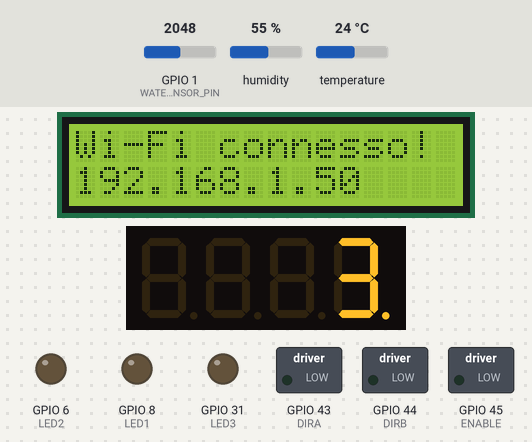
Simulated run of this sketch. Board: ESP32-S3. On the bench: 16×2 character LCD, 4-digit seven-segment display, switched loads named in the sketch (green lamp = pin HIGH), output pins drawn as LEDs (lit = HIGH). Inputs (shaded band) come from the test bench; at power-on: temperature 24 °C, GPIO 1 (WATER_SENSOR_PIN) = 2048, humidity 55 %. WiFi joins after 1.5 s; servers stay silent unless stated; network time is answered at once with the bench clock; the local clock reads 2024-03-15 10:24:30 at power-on unless the sketch sets it; no MQTT or app messages arrive unless stated; what the sketch prints to the serial monitor is not drawn.

Above: at 1.6 s.
At 4.8 s:
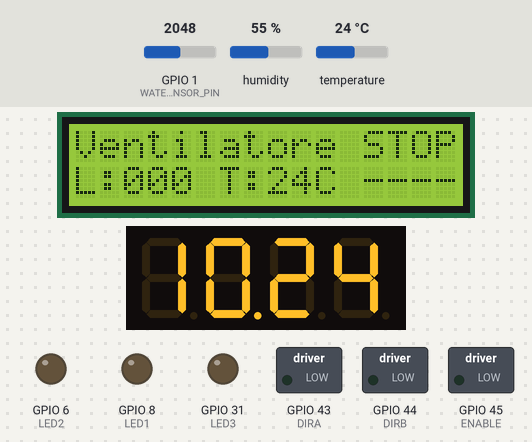
4.9 s: temperature set to 12 °C
At 7.9 s:
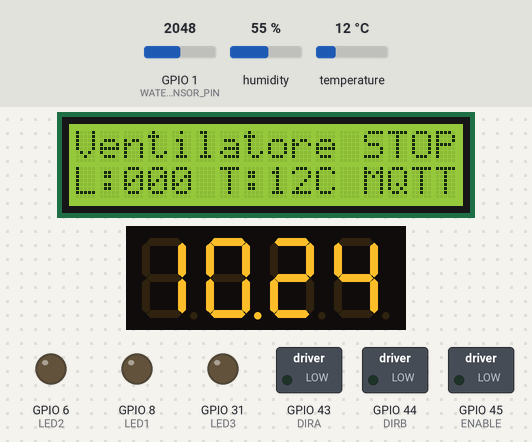
8.7 s: temperature set to 19 °C
At 12.2 s:
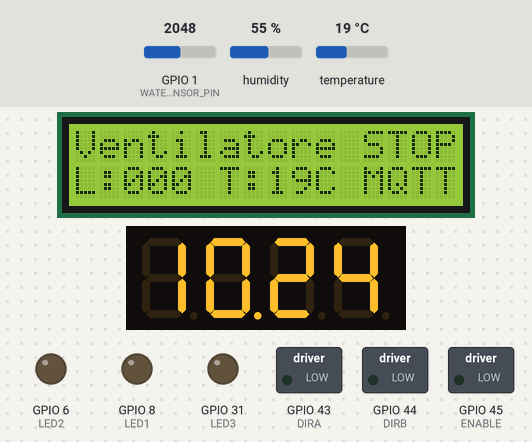
14.2 s: temperature set to 28 °C
At 16.5 s:
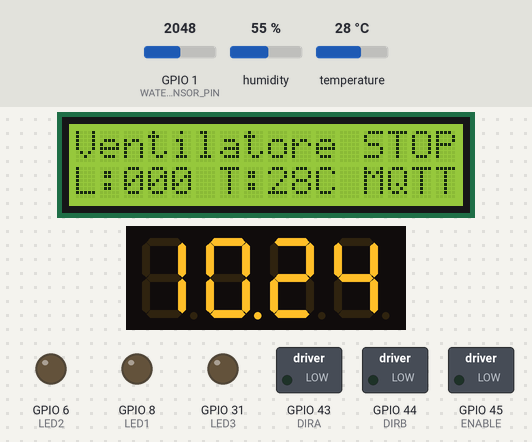
Timing chart, 0 to 18.0 s (numbered marks = the images above; inputs shaded):
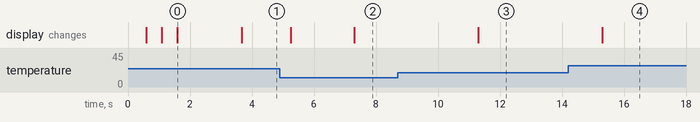

The sketch:

firmware.ino
```cpp
#include <LiquidCrystal.h>
#include <SPI.h>
#include <WiFi.h>
#include <WiFiUdp.h>
#include <ArduinoJson.h>
#include <DHT.h>
#include <SevSeg.h>
#include <NTPClient.h>
#include <PubSubClient.h>

// Pin per lo schermo LCD
const int rs = 12, en = 11, d4 = 5, d5 = 4, d6 = 3, d7 = 2;
LiquidCrystal lcd(rs, en, d4, d5, d6, d7);

// Pin per il ventilatore
#define ENABLE 45
#define DIRA   43
#define DIRB   44

// Pin per i LED
#define LED1 8
#define LED2 6
#define LED3 31

// Pin per il sensore DHT11
#define DHTPIN  A3
#define DHTTYPE DHT11
DHT dht(DHTPIN, DHTTYPE);

// Pin per il sensore del livello dell'acqua
#define WATER_SENSOR_PIN A0

// Display a 7 segmenti
SevSeg sevseg;

// Credenziali Wi-Fi e MQTT
String WIFI_SSID = "<SSID_WIFI>";
String WIFI_PASS = "<PASS_WIFI";
String MQTT_BROKER = "";
const int   MQTT_PORT = 1883;

// Prefisso e topic MQTT
const char* MY_PREFIX = "progettoIOT";
char TOPIC_LED[60];
char TOPIC_VENTILATORE[60];
char TOPIC_TEMPERATURA[60];
char TOPIC_UMIDITA[60];
char TOPIC_ACQUA[60];
char TOPIC_STATUS[60];

// Client Wi-Fi e MQTT
WiFiClient   wifiClient;
PubSubClient mqttClient(wifiClient);

// Orario internet
WiFiUDP   ntpUDP;
NTPClient timeClient(ntpUDP, "europe.pool.ntp.org", 7200, 60000); // ora legale

// Stato del motore
int  motorSpeed     = 0;
bool direzioneMotore = true;   // true = avanti, false = indietro
bool motoreInMovimento   = false;

// Gestione dei delay e dei sensori
unsigned long lastSensorRead    = 0;
unsigned long lastLcdUpdate     = 0;
unsigned long lastDataSend      = 0;
unsigned long lastMqttReconnect = 0;
unsigned long lastWaterRead     = 0;

const long SENSOR_INTERVAL       = 2000;
const long LCD_INTERVAL          = 1000;
const long SEND_INTERVAL         = 10000;
const long MQTT_RECONNECT_INTERVAL = 5000;
const long WATER_INTERVAL        = 3000;

int temperatura  = 0;
int umidita = 0;
int livelloAcqua = 0;

// Funzione di supporto per leggere una stringa intera dal Monitor Seriale
String leggiSeriale() {
  while (!Serial.available()) {
    // Aspetta che l'utente scriva qualcosa
    delay(50);
  }
  String input = Serial.readStringUntil('\n');
  input.trim(); // Rimuove spazi bianchi o caratteri di invio (\r, \n) extra
  return input;
}

void setup() {
  Serial.begin(9600);

  // LCD
  lcd.begin(16, 2);
  // lcd.print("Esegui config su");
  // lcd.setCursor(0, 1);
  // lcd.print("monitor seriale");
  // Aspetta che la porta seriale sia pronta (utile su alcune schede come Arduino Leonardo/Mega/ESP32)
  while (!Serial) { ; }

  snprintf(TOPIC_LED,         sizeof(TOPIC_LED),         "%s/led",         MY_PREFIX);
  snprintf(TOPIC_VENTILATORE, sizeof(TOPIC_VENTILATORE), "%s/ventilatore",  MY_PREFIX);
  snprintf(TOPIC_TEMPERATURA, sizeof(TOPIC_TEMPERATURA), "%s/temperatura",  MY_PREFIX);
  snprintf(TOPIC_UMIDITA,     sizeof(TOPIC_UMIDITA),     "%s/umidita",      MY_PREFIX);
  snprintf(TOPIC_ACQUA,       sizeof(TOPIC_ACQUA),       "%s/acqua",        MY_PREFIX);
  snprintf(TOPIC_STATUS,      sizeof(TOPIC_STATUS),      "%s/stato",        MY_PREFIX);

  // Richiesta input credenziali da Monitor Seriale
  // Serial.println("\n--- CONFIGURAZIONE INIZIALE ---");

  Serial.print("SSID Wi-Fi: ");
  // WIFI_SSID = leggiSeriale();
  Serial.println(WIFI_SSID); // Mostra di conferma il testo inserito

  Serial.print("Password: ");
  // WIFI_PASS = leggiSeriale();
  Serial.println(WIFI_PASS); // Nasconde la password a schermo per sicurezza

  Serial.print("Broker MQTT: ");
  MQTT_BROKER = "wireself.duckdns.org";
  Serial.println(MQTT_BROKER);
  // Serial.println("-------------------------------\n");

  // Ventilatore
  pinMode(ENABLE, OUTPUT);
  pinMode(DIRA,   OUTPUT);
  pinMode(DIRB,   OUTPUT);
  digitalWrite(ENABLE, LOW);
  digitalWrite(DIRA,   LOW);
  digitalWrite(DIRB,   LOW);

  // LED
  pinMode(LED1, OUTPUT);  digitalWrite(LED1, LOW);
  pinMode(LED2, OUTPUT);  digitalWrite(LED2, LOW);
  pinMode(LED3, OUTPUT);  digitalWrite(LED3, LOW);

  // Sensore temperatura
  dht.begin();

  // Sensore acqua
  pinMode(WATER_SENSOR_PIN, INPUT);

  // Display 7 segmenti
  byte numDigits = 4;
  byte digitPins[] = {26, 25, 24, 23};
  byte segmentPins[] = {21, 22, 17, 15, 14, 20, 18, 16};
  sevseg.begin(COMMON_CATHODE, numDigits, digitPins, segmentPins, false, false, false, false);
  sevseg.setBrightness(90);

  // Wi-Fi
  if (WiFi.status() == WL_NO_SHIELD) {
    Serial.println("ERRORE: Wi-Fi Shield non rilevata!");
    lcd.clear();
    lcd.print("ERRORE Wi-Fi");
    lcd.setCursor(0, 1);
    lcd.print("Shield non trovata");
    while (true) {
      sevseg.setNumber(8888, 0);
      sevseg.refreshDisplay();
    }
  }

  lcd.clear();
  lcd.print("Connessione WiFi");
  lcd.setCursor(0, 1);
  lcd.print("in corso...");

  // Avvio connessione usando le stringhe ricevute in input (.c_str() serve a convertirle nel formato accettato dalla libreria)
  WiFi.begin(WIFI_SSID.c_str(), WIFI_PASS.c_str());

  int timeout = 0;
  while (WiFi.status() != WL_CONNECTED && timeout < 30) {
    delay(500);
    Serial.print(".");
    timeout++;
    sevseg.setNumber(timeout, 0);
    sevseg.refreshDisplay();
  }

  if (WiFi.status() == WL_CONNECTED) {
    IPAddress ip = WiFi.localIP();
    Serial.println("Connesso al Wi-Fi!");
    Serial.print("IP: ");  Serial.println(ip);

    byte mac[6];
    WiFi.macAddress(mac);
    Serial.print("MAC: "); stampaMAC(mac);

    lcd.clear();
    lcd.print("Wi-Fi connesso!  ");
    lcd.setCursor(0, 1);
    lcd.print(ip);

    timeClient.begin();
    timeClient.update();
    Serial.println("Orologio internet (NTP) sincronizzato.");
    delay(2000);
  } else {
    Serial.println("\nConnessione al Wi-Fi fallita.");
    lcd.clear();
    lcd.print("ERRORE Wi-Fi");
    lcd.setCursor(0, 1);
    lcd.print("Conn. fallita");
  }

  // Configurazione MQTT utilizzando l'IP ricevuto in input
  mqttClient.setServer(MQTT_BROKER.c_str(), MQTT_PORT);
  mqttClient.setCallback(mqttCallback);
  mqttClient.setKeepAlive(60);
  mqttClient.setBufferSize(512); // Buffer per JSON

  riconnettiMQTT();

  lcd.clear();
  aggiornaLCD();
}

void loop() {
  if (!mqttClient.connected()) {
    riconnettiMQTT();
  }
  mqttClient.loop();

  timeClient.update();
  aggiornaSevenSegDisplay();

  unsigned long now = millis();

  if (now - lastSensorRead >= SENSOR_INTERVAL) {
    leggiDHT11();
    lastSensorRead = now;
  }

  if (now - lastWaterRead >= WATER_INTERVAL) {
    leggiLivelloAcqua();
    lastWaterRead = now;
  }

  if (now - lastLcdUpdate >= LCD_INTERVAL) {
    aggiornaLCD();
    lastLcdUpdate = now;
  }

  if (now - lastDataSend >= SEND_INTERVAL) {
    inviaTemperatura();
    inviaUmidita();
    inviaLivelloAcqua();
    lastDataSend = now;
  }
}

// Riconnessione MQTT
void riconnettiMQTT() {
  unsigned long now = millis();
  if (now - lastMqttReconnect < MQTT_RECONNECT_INTERVAL) return;
  lastMqttReconnect = now;

  Serial.print("\nConnessione al broker MQTT...");

  // Client ID univoco basato sul MAC
  byte mac[6];
  WiFi.macAddress(mac);
  char clientId[30];
  snprintf(clientId, sizeof(clientId), "Arduino-%02X%02X", mac[5], mac[4]);

  if (mqttClient.connect(clientId)) {
    Serial.println(" CONNESSO!");
    Serial.print("Client ID: "); Serial.println(clientId);

    // Iscrizione ai topic
    mqttClient.subscribe(TOPIC_LED);
    mqttClient.subscribe(TOPIC_VENTILATORE);
    Serial.print("Sottoscritto a: "); Serial.println(TOPIC_LED);
    Serial.print("Sottoscritto a: "); Serial.println(TOPIC_VENTILATORE);

    pubblicaStato();

    lcd.clear();
    lcd.setCursor(0, 0);
    lcd.print("Connesso a MQTT");
    lcd.setCursor(0, 1);
    lcd.print(MY_PREFIX);
    delay(2000);
    aggiornaLCD();
  } else {
    int rc = mqttClient.state();
    Serial.print(" FALLITO! rc=");
    Serial.println(rc);
    /*
      Codici di errore PubSubClient:
      -4 = MQTT_CONNECTION_TIMEOUT
      -3 = MQTT_CONNECTION_LOST
      -2 = MQTT_CONNECT_FAILED
      -1 = MQTT_DISCONNECTED
       1 = MQTT_CONNECT_BAD_PROTOCOL
       2 = MQTT_CONNECT_BAD_CLIENT_ID
       3 = MQTT_CONNECT_UNAVAILABLE
       4 = MQTT_CONNECT_BAD_CREDENTIALS
       5 = MQTT_CONNECT_UNAUTHORIZED
    */
    lcd.clear();
    lcd.print("ERRORE MQTT");
    lcd.setCursor(0, 1);
    lcd.print("rc="); lcd.print(rc);
    delay(2000);
    aggiornaLCD();
  }
}

void mqttCallback(char* topic, byte* payload, unsigned int length) {
  Serial.print("\n[MQTT IN] topic: ");
  Serial.println(topic);

  // Converti payload in stringa
  char message[length + 1];
  memcpy(message, payload, length);
  message[length] = '\0';
  Serial.print("payload: ");
  Serial.println(message);

  StaticJsonDocument<300> doc;
  DeserializationError error = deserializeJson(doc, message);

  if (error) {
    Serial.print("JSON error: ");
    Serial.println(error.c_str());
    return;
  }

  // Handler LED
  if (strcmp(topic, TOPIC_LED) == 0) {
    if (doc.containsKey("led") && doc.containsKey("stato")) {
      int ledNum = doc["led"];
      int stato  = doc["stato"];
      int pin = -1;

      if      (ledNum == 8)  pin = LED1;
      else if (ledNum == 6)  pin = LED2;
      else if (ledNum == 31) pin = LED3;

      if (pin != -1) {
        digitalWrite(pin, stato ? HIGH : LOW);
        Serial.print("LED pin "); Serial.print(ledNum);
        Serial.println(stato ? " ACCESO" : " SPENTO");
      } else {
        Serial.println("Errore: Il numero ricevuto non corrisponde a nessun LED mappato!");
      }
      pubblicaStato();
    }
  }

  // Handler ventilatore
  if (strcmp(topic, TOPIC_VENTILATORE) == 0) {
    if (doc.containsKey("velocita")) {
      int newSpeed = doc["velocita"];
      if (newSpeed >= 0 && newSpeed <= 255) {
        motorSpeed = newSpeed;
        Serial.print("Velocita impostata: "); Serial.println(motorSpeed);
        if (motoreInMovimento) impostaVelocitaMotore(motorSpeed);
      }
    }

    if (doc.containsKey("stato")) {
      String cmd = doc["stato"].as<String>();
      if (cmd == "avanti") {
        direzioneMotore = true;
        motoreInMovimento   = true;
        impostaDirezioneMotore(true);
        impostaVelocitaMotore(motorSpeed > 0 ? motorSpeed : 128);  // default 50% se non impostata
        Serial.println("Ventilatore AVANTI");
      } else if (cmd == "indietro") {
        direzioneMotore = false;
        motoreInMovimento   = true;
        impostaDirezioneMotore(false);
        impostaVelocitaMotore(motorSpeed > 0 ? motorSpeed : 128);
        Serial.println("Ventilatore INDIETRO");
      } else if (cmd == "stop") {
        motoreInMovimento = false;
        fermaMotore();
        Serial.println("Ventilatore STOP");
      } else {
        Serial.print("Comando sconosciuto: "); Serial.println(cmd);
      }
    }
    pubblicaStato();
  }
}

// Invio della temperatura
void inviaTemperatura() {
  if (!mqttClient.connected()) return;

  StaticJsonDocument<200> doc;
  doc["temperatura"] = temperatura;

  char payload[200];
  serializeJson(doc, payload);

  if (mqttClient.publish(TOPIC_TEMPERATURA, payload)) {
    Serial.print("[MQTT OUT] temperatura: "); Serial.println(payload);
  } else {
    Serial.println("Errore invio temperatura");
  }
}

// Invio dell'umidità
void inviaUmidita() {
  if (!mqttClient.connected()) return;

  StaticJsonDocument<200> doc;
  doc["umidita"]     = umidita;

  char payload[200];
  serializeJson(doc, payload);

  if (mqttClient.publish(TOPIC_UMIDITA, payload)) {
    Serial.print("[MQTT OUT] umidita: "); Serial.println(payload);
  } else {
    Serial.println("Errore invio umidita");
  }
}

// Invio del livello dell'acqua
void inviaLivelloAcqua() {
  if (!mqttClient.connected()) return;

  StaticJsonDocument<100> doc;
  doc["livello_acqua"] = livelloAcqua;

  char payload[100];
  serializeJson(doc, payload);

  if (mqttClient.publish(TOPIC_ACQUA, payload)) {
    Serial.print("[MQTT OUT] acqua: "); Serial.println(payload);
  } else {
    Serial.println("Errore invio livello acqua");
  }
}

// Pubblica uno stato completo del sistema
void pubblicaStato() {
  if (!mqttClient.connected()) return;

  StaticJsonDocument<400> doc;

  // Ventilatore
  JsonObject ventola = doc.createNestedObject("ventilatore");
  ventola["stato"]    = motoreInMovimento ? (direzioneMotore ? "avanti" : "indietro") : "stop";
  ventola["velocita"] = motorSpeed;

  // LED
  JsonObject leds = doc.createNestedObject("leds");
  leds["led1"] = digitalRead(LED1);
  leds["led2"] = digitalRead(LED2);
  leds["led3"] = digitalRead(LED3);

  // Sensori
  doc["temperatura"] = temperatura;
  doc["umidita"]     = umidita;
  doc["livello"]     = livelloAcqua;

  char payload[400];
  serializeJson(doc, payload);

  mqttClient.publish(TOPIC_STATUS, payload);
  Serial.print("[MQTT OUT] stato: "); Serial.println(payload);
}

void leggiDHT11() {
  float h = dht.readHumidity();
  float t = dht.readTemperature();
  if (isnan(h) || isnan(t)) {
    Serial.println("Errore lettura DHT11!");
    return;
  }
  umidita    = (int)h;
  temperatura = (int)t;
  Serial.print("Temp: "); Serial.print(temperatura);
  Serial.print("C, Umidita: "); Serial.println(umidita);
}

void leggiLivelloAcqua() {
  livelloAcqua = analogRead(WATER_SENSOR_PIN);
  Serial.print("Livello acqua: "); Serial.println(livelloAcqua);
}

void aggiornaSevenSegDisplay() {
  int ore     = timeClient.getHours();
  int minuti   = timeClient.getMinutes();
  int valore = ore * 100 + minuti;
  sevseg.setNumber(valore, 2);
  sevseg.refreshDisplay();
}

void aggiornaLCD() {
  lcd.clear();

  // Riga 0: stato ventilatore
  lcd.setCursor(0, 0);
  if (motoreInMovimento) {
    lcd.print("Ventilatore ");
    lcd.print(direzioneMotore ? ">" : "<");

    // Aggiunge gli zeri di formattazione (Padding)
    if (motorSpeed < 10) {
      lcd.print("00"); // Se è a una sola cifra, aggiunge due zeri
    } else if (motorSpeed < 100) {
      lcd.print("0");  // Se è a due cifre, aggiunge un solo zero
    }

    lcd.print(motorSpeed);
  } else {
    lcd.print("Ventilatore STOP");
  }

  // Riga 1: LED, temperatura e stato MQTT
  lcd.setCursor(0, 1);
  lcd.print("L:");
  lcd.print(digitalRead(LED3) ? "1" : "0");
  lcd.print(digitalRead(LED2) ? "1" : "0");
  lcd.print(digitalRead(LED1) ? "1" : "0");
  lcd.print(" T:");
  lcd.print(temperatura);
  lcd.print("C ");
  lcd.print(umidita);
  lcd.print("%");

  lcd.setCursor(12, 1);
  lcd.print(mqttClient.connected() ? "MQTT" : "----");
}

void impostaDirezioneMotore(bool avanti) {
  digitalWrite(DIRA, avanti ? HIGH : LOW);
  digitalWrite(DIRB, avanti ? LOW  : HIGH);
}

void impostaVelocitaMotore(int velocita) {
  analogWrite(ENABLE, constrain(velocita, 0, 255));
}

void fermaMotore() {
  analogWrite(ENABLE, 0);
  digitalWrite(DIRA, LOW);
  digitalWrite(DIRB, LOW);
}

void stampaMAC(byte mac[]) {
  for (int i = 5; i >= 0; i--) {
    if (mac[i] < 16) Serial.print("0");
    Serial.print(mac[i], HEX);
    if (i > 0) Serial.print(":");
  }
  Serial.println();
}
```

Measured:
- after the input at 8.7 s, the display: changes after 2.6 s (image 3)
- after the input at 14.2 s, the display: changes after 1.1 s (image 4)
- what the display in image 0 shows lasts 2.1 s, from 1.6 s to 3.7 s
